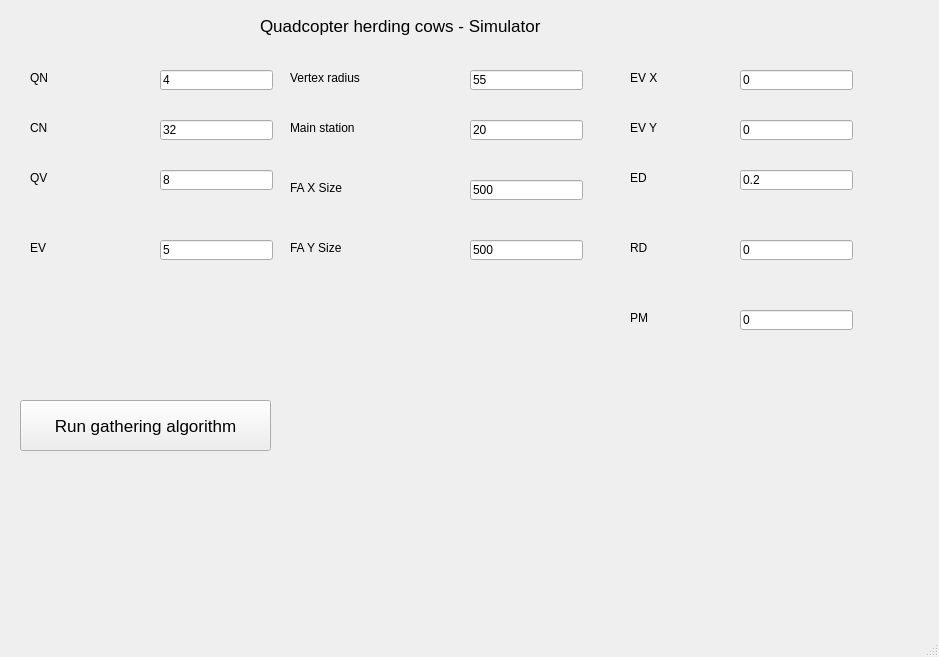
<?xml version="1.0" encoding="UTF-8"?>
<ui version="4.0">
 <class>MainWindow</class>
 <widget class="QMainWindow" name="MainWindow">
  <property name="geometry">
   <rect>
    <x>0</x>
    <y>0</y>
    <width>939</width>
    <height>657</height>
   </rect>
  </property>
  <property name="windowTitle">
   <string>MainWindow</string>
  </property>
  <widget class="QWidget" name="centralwidget">
   <widget class="QPushButton" name="pushButton">
    <property name="geometry">
     <rect>
      <x>20</x>
      <y>400</y>
      <width>251</width>
      <height>51</height>
     </rect>
    </property>
    <property name="font">
     <font>
      <pointsize>13</pointsize>
     </font>
    </property>
    <property name="text">
     <string>Run gathering algorithm</string>
    </property>
   </widget>
   <widget class="QLineEdit" name="lineEdit">
    <property name="geometry">
     <rect>
      <x>160</x>
      <y>70</y>
      <width>113</width>
      <height>20</height>
     </rect>
    </property>
    <property name="text">
     <string>4</string>
    </property>
   </widget>
   <widget class="QLineEdit" name="lineEdit_2">
    <property name="geometry">
     <rect>
      <x>160</x>
      <y>120</y>
      <width>113</width>
      <height>20</height>
     </rect>
    </property>
    <property name="text">
     <string>32</string>
    </property>
   </widget>
   <widget class="QLineEdit" name="lineEdit_3">
    <property name="geometry">
     <rect>
      <x>160</x>
      <y>170</y>
      <width>113</width>
      <height>20</height>
     </rect>
    </property>
    <property name="text">
     <string>8</string>
    </property>
   </widget>
   <widget class="QLabel" name="label">
    <property name="geometry">
     <rect>
      <x>30</x>
      <y>70</y>
      <width>121</width>
      <height>16</height>
     </rect>
    </property>
    <property name="text">
     <string>QN</string>
    </property>
   </widget>
   <widget class="QLabel" name="label_2">
    <property name="geometry">
     <rect>
      <x>30</x>
      <y>120</y>
      <width>111</width>
      <height>16</height>
     </rect>
    </property>
    <property name="text">
     <string>CN</string>
    </property>
   </widget>
   <widget class="QLabel" name="label_3">
    <property name="geometry">
     <rect>
      <x>30</x>
      <y>170</y>
      <width>101</width>
      <height>16</height>
     </rect>
    </property>
    <property name="text">
     <string>QV</string>
    </property>
   </widget>
   <widget class="QLabel" name="label_4">
    <property name="geometry">
     <rect>
      <x>260</x>
      <y>10</y>
      <width>561</width>
      <height>31</height>
     </rect>
    </property>
    <property name="font">
     <font>
      <pointsize>13</pointsize>
     </font>
    </property>
    <property name="text">
     <string>Quadcopter herding cows - Simulator </string>
    </property>
   </widget>
   <widget class="QLabel" name="label_5">
    <property name="geometry">
     <rect>
      <x>30</x>
      <y>240</y>
      <width>91</width>
      <height>16</height>
     </rect>
    </property>
    <property name="text">
     <string>EV</string>
    </property>
   </widget>
   <widget class="QLineEdit" name="lineEdit_4">
    <property name="geometry">
     <rect>
      <x>160</x>
      <y>240</y>
      <width>113</width>
      <height>20</height>
     </rect>
    </property>
    <property name="text">
     <string>5</string>
    </property>
   </widget>
   <widget class="QLabel" name="label_6">
    <property name="geometry">
     <rect>
      <x>290</x>
      <y>70</y>
      <width>141</width>
      <height>16</height>
     </rect>
    </property>
    <property name="text">
     <string>Vertex radius</string>
    </property>
   </widget>
   <widget class="QLineEdit" name="lineEdit_5">
    <property name="geometry">
     <rect>
      <x>470</x>
      <y>70</y>
      <width>113</width>
      <height>20</height>
     </rect>
    </property>
    <property name="toolTip">
     <string>Min Value 55</string>
    </property>
    <property name="text">
     <string>55</string>
    </property>
   </widget>
   <widget class="QLabel" name="label_7">
    <property name="geometry">
     <rect>
      <x>290</x>
      <y>120</y>
      <width>121</width>
      <height>16</height>
     </rect>
    </property>
    <property name="text">
     <string>Main station</string>
    </property>
   </widget>
   <widget class="QLineEdit" name="lineEdit_6">
    <property name="geometry">
     <rect>
      <x>470</x>
      <y>120</y>
      <width>113</width>
      <height>20</height>
     </rect>
    </property>
    <property name="text">
     <string>20</string>
    </property>
   </widget>
   <widget class="QLabel" name="label_8">
    <property name="geometry">
     <rect>
      <x>630</x>
      <y>70</y>
      <width>81</width>
      <height>16</height>
     </rect>
    </property>
    <property name="text">
     <string>EV X</string>
    </property>
   </widget>
   <widget class="QLineEdit" name="lineEdit_7">
    <property name="geometry">
     <rect>
      <x>740</x>
      <y>70</y>
      <width>113</width>
      <height>20</height>
     </rect>
    </property>
    <property name="text">
     <string>0</string>
    </property>
   </widget>
   <widget class="QLabel" name="label_9">
    <property name="geometry">
     <rect>
      <x>630</x>
      <y>120</y>
      <width>81</width>
      <height>16</height>
     </rect>
    </property>
    <property name="text">
     <string>EV Y</string>
    </property>
   </widget>
   <widget class="QLineEdit" name="lineEdit_8">
    <property name="geometry">
     <rect>
      <x>740</x>
      <y>120</y>
      <width>113</width>
      <height>20</height>
     </rect>
    </property>
    <property name="text">
     <string>0</string>
    </property>
   </widget>
   <widget class="QLabel" name="label_10">
    <property name="geometry">
     <rect>
      <x>290</x>
      <y>180</y>
      <width>141</width>
      <height>16</height>
     </rect>
    </property>
    <property name="text">
     <string>FA X Size</string>
    </property>
   </widget>
   <widget class="QLineEdit" name="lineEdit_9">
    <property name="geometry">
     <rect>
      <x>470</x>
      <y>180</y>
      <width>113</width>
      <height>20</height>
     </rect>
    </property>
    <property name="toolTip">
     <string>Min Value 55</string>
    </property>
    <property name="text">
     <string>500</string>
    </property>
   </widget>
   <widget class="QLabel" name="label_11">
    <property name="geometry">
     <rect>
      <x>290</x>
      <y>240</y>
      <width>91</width>
      <height>16</height>
     </rect>
    </property>
    <property name="text">
     <string>FA Y Size</string>
    </property>
   </widget>
   <widget class="QLineEdit" name="lineEdit_10">
    <property name="geometry">
     <rect>
      <x>470</x>
      <y>240</y>
      <width>113</width>
      <height>20</height>
     </rect>
    </property>
    <property name="toolTip">
     <string>Min Value 55</string>
    </property>
    <property name="text">
     <string>500</string>
    </property>
   </widget>
   <widget class="QLabel" name="label_12">
    <property name="geometry">
     <rect>
      <x>630</x>
      <y>170</y>
      <width>81</width>
      <height>16</height>
     </rect>
    </property>
    <property name="text">
     <string>ED</string>
    </property>
   </widget>
   <widget class="QLineEdit" name="lineEdit_11">
    <property name="geometry">
     <rect>
      <x>740</x>
      <y>170</y>
      <width>113</width>
      <height>20</height>
     </rect>
    </property>
    <property name="text">
     <string>0.2</string>
    </property>
   </widget>
   <widget class="QLabel" name="label_13">
    <property name="geometry">
     <rect>
      <x>630</x>
      <y>240</y>
      <width>81</width>
      <height>16</height>
     </rect>
    </property>
    <property name="text">
     <string>RD</string>
    </property>
   </widget>
   <widget class="QLineEdit" name="lineEdit_12">
    <property name="geometry">
     <rect>
      <x>740</x>
      <y>240</y>
      <width>113</width>
      <height>20</height>
     </rect>
    </property>
    <property name="text">
     <string>0</string>
    </property>
   </widget>
   <widget class="QLabel" name="label_14">
    <property name="geometry">
     <rect>
      <x>630</x>
      <y>310</y>
      <width>81</width>
      <height>16</height>
     </rect>
    </property>
    <property name="text">
     <string>PM</string>
    </property>
   </widget>
   <widget class="QLineEdit" name="lineEdit_13">
    <property name="geometry">
     <rect>
      <x>740</x>
      <y>310</y>
      <width>113</width>
      <height>20</height>
     </rect>
    </property>
    <property name="text">
     <string>0</string>
    </property>
   </widget>
  </widget>
  <widget class="QMenuBar" name="menubar">
   <property name="geometry">
    <rect>
     <x>0</x>
     <y>0</y>
     <width>939</width>
     <height>24</height>
    </rect>
   </property>
  </widget>
  <widget class="QStatusBar" name="statusbar"/>
 </widget>
 <resources/>
 <connections/>
</ui>
